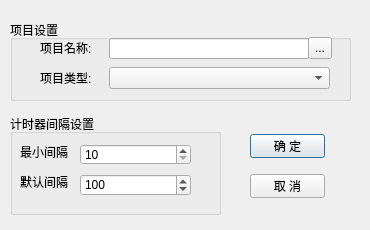
<?xml version="1.0" encoding="UTF-8"?>
<ui version="4.0">
 <class>frmCreateProject</class>
 <widget class="QDialog" name="frmCreateProject">
  <property name="geometry">
   <rect>
    <x>0</x>
    <y>0</y>
    <width>370</width>
    <height>230</height>
   </rect>
  </property>
  <property name="windowTitle">
   <string>创建项目</string>
  </property>
  <widget class="QGroupBox" name="groupBox_2">
   <property name="geometry">
    <rect>
     <x>10</x>
     <y>114</y>
     <width>211</width>
     <height>101</height>
    </rect>
   </property>
   <property name="title">
    <string>计时器间隔设置</string>
   </property>
   <widget class="QLabel" name="label_4">
    <property name="geometry">
     <rect>
      <x>10</x>
      <y>60</y>
      <width>53</width>
      <height>16</height>
     </rect>
    </property>
    <property name="text">
     <string>默认间隔</string>
    </property>
    <property name="buddy">
     <cstring>sbDefaultInterval</cstring>
    </property>
   </widget>
   <widget class="QLabel" name="label_5">
    <property name="geometry">
     <rect>
      <x>10</x>
      <y>30</y>
      <width>53</width>
      <height>16</height>
     </rect>
    </property>
    <property name="text">
     <string>最小间隔</string>
    </property>
    <property name="buddy">
     <cstring>sbMinInterval</cstring>
    </property>
   </widget>
   <widget class="QSpinBox" name="sbMinInterval">
    <property name="geometry">
     <rect>
      <x>70</x>
      <y>30</y>
      <width>111</width>
      <height>21</height>
     </rect>
    </property>
    <property name="minimum">
     <number>10</number>
    </property>
    <property name="maximum">
     <number>100</number>
    </property>
   </widget>
   <widget class="QSpinBox" name="sbDefaultInterval">
    <property name="geometry">
     <rect>
      <x>70</x>
      <y>60</y>
      <width>111</width>
      <height>22</height>
     </rect>
    </property>
    <property name="minimum">
     <number>10</number>
    </property>
    <property name="maximum">
     <number>10000</number>
    </property>
    <property name="value">
     <number>100</number>
    </property>
   </widget>
  </widget>
  <widget class="QGroupBox" name="groupBox_3">
   <property name="geometry">
    <rect>
     <x>10</x>
     <y>20</y>
     <width>341</width>
     <height>81</height>
    </rect>
   </property>
   <property name="title">
    <string>项目设置</string>
   </property>
   <widget class="QLineEdit" name="leName">
    <property name="geometry">
     <rect>
      <x>99</x>
      <y>18</y>
      <width>201</width>
      <height>21</height>
     </rect>
    </property>
   </widget>
   <widget class="QLabel" name="label">
    <property name="geometry">
     <rect>
      <x>30</x>
      <y>20</y>
      <width>53</width>
      <height>16</height>
     </rect>
    </property>
    <property name="text">
     <string>项目名称:</string>
    </property>
    <property name="buddy">
     <cstring>leName</cstring>
    </property>
   </widget>
   <widget class="QLabel" name="label_6">
    <property name="geometry">
     <rect>
      <x>30</x>
      <y>50</y>
      <width>53</width>
      <height>16</height>
     </rect>
    </property>
    <property name="text">
     <string>项目类型:</string>
    </property>
    <property name="buddy">
     <cstring>cbType</cstring>
    </property>
   </widget>
   <widget class="QComboBox" name="cbType">
    <property name="geometry">
     <rect>
      <x>99</x>
      <y>47</y>
      <width>221</width>
      <height>22</height>
     </rect>
    </property>
   </widget>
   <widget class="QToolButton" name="tbSelect">
    <property name="geometry">
     <rect>
      <x>298</x>
      <y>17</y>
      <width>24</width>
      <height>22</height>
     </rect>
    </property>
    <property name="text">
     <string>...</string>
    </property>
   </widget>
  </widget>
  <widget class="QPushButton" name="pbOK">
   <property name="geometry">
    <rect>
     <x>250</x>
     <y>134</y>
     <width>75</width>
     <height>24</height>
    </rect>
   </property>
   <property name="text">
    <string>确 定</string>
   </property>
  </widget>
  <widget class="QPushButton" name="pbCancel">
   <property name="geometry">
    <rect>
     <x>250</x>
     <y>174</y>
     <width>75</width>
     <height>24</height>
    </rect>
   </property>
   <property name="text">
    <string>取 消</string>
   </property>
  </widget>
 </widget>
 <tabstops>
  <tabstop>leName</tabstop>
  <tabstop>cbType</tabstop>
  <tabstop>sbMinInterval</tabstop>
  <tabstop>sbDefaultInterval</tabstop>
 </tabstops>
 <resources/>
 <connections/>
</ui>
